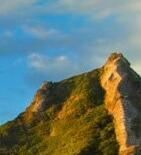
#> input picture 实验二/mysift/1.jpg, 141 x 155 px
$ python try.py   (older library calls are emulated)
#> lines starting #> are read from the running program, lines starting #| are printed output that depends on the picture; after the words box and inside, x2 and y2 are one past the last pixel; in counts of white or black regions, pixels touching at a corner belong together
### 实验二/mysift/pyr.py
import numpy as np
import conv
import imageio
import imresize
import matplotlib.pyplot as plt
import cv2

# [17 lines left out: functions listImShow, listImWrite, not called in this run]

def gskernel(size,sigma=1.0):
    gskernel=np.zeros((size,size),np.float64)
    for i in range (size):
        for j in range (size):
            norm=pow(i-1,2)+pow(j-1,2)
            gskernel[i,j]=np.exp(-norm/(2*pow(sigma,2)))
    s=np.sum(gskernel)
    kernel=gskernel/s
    return kernel

# [59 lines left out: functions gdown, gup, getGpyr, lpyr, yanzheng, beforeshow, not called in this run]
# [25 lines that do not run on import are left out]


### 实验二/mysift/conv.py
import numpy as np
import matplotlib.pyplot as plt
import imageio

def show(im):
    #通过判断形状控制是否灰度显示
    if len(np.shape(im)) == 2:
        plt.ion()
        plt.imshow(im,cmap='gray')
        plt.show()
        plt.close()
    else:
        plt.ion()
        plt.imshow(im)
        plt.show()
        plt.close()
    return 0

# [115 lines left out: functions getFmid, getF, not called in this run]

def Convolve(I, F,way=2,iw=0, ih=0, fw=0, fh=0):
    iw=I.shape[1]
    ih=I.shape[0]
    fw=F.shape[1]
    fh=F.shape[0]
    O=np.zeros(I.shape).astype(np.float64)
    t=np.zeros(I[0][0].shape)
    if F.shape[0]%2==0:
    #    print(I.shape,F.shape,way)
        #第一种
        if way==1:
            for i in range(ih):
                for j in range(iw):
                    t=0
                    for fi in range(fw):
                        for fj in range(fh):
                            if i+fi<ih and i+fi>-1 and \
                            j-fw+1+fj<iw and j-fw+1+fj>-1:
                                t+=I[i+fi][j-fw+1+fj]*F[fi][fj]
                            else:
                                t+=0
                    O[i][j]=t

        #第二种
        if way==2:
            for i in range(ih):
                for j in range(iw):
                    t=0
                    for fi in range(fh):
                        for fj in range(fw):
                            #若行爆
                            if i+fi>=ih:
                                ti=(ih-1)-abs(ih-1-i-fi)
                            else:
                                ti=i+fi
                            #若列爆
                            if j-fw+1+fj<0:
                                tj=abs(j-fw+1+fj)
                            else:
                                tj=j-fw+1+fj
                            t+=I[ti][tj]*F[fi][fj]
                    O[i][j]=t
        #第三种
        if way==3:
            for i in range(ih):
                for j in range(iw):
                    t=0
                    #若在边界
                    if i+fh-1>ih-1 or j-(fw-1)<0:
                        tF=getF(F,ih,iw,i,j,)
                        for fi in range(fh):
                            for fj in range(fw):
                                if i+fi<ih and j-fw+1+fj>-1:
                                    t+=I[i+fi][j-fw+1+fj]*tF[fi][fj]
                    else:
                        for fi in range(fh):
                            for fj in range(fw):
                                t+=I[i+fi][j-fw+1+fj]*F[fi][fj]
                    O[i][j]=t
    else:
        #中心对齐
        bh=int((fh-1)/2)
        bw=int((fw-1)/2)
        tshape=list(I.shape)
        tshape[0]=ih+fh-1
        tshape[1]=iw+fw-1
        Y = np.zeros(tshape).astype(np.float64)
        Y[bh:ih+bh,bw:iw+bw]=I

        if way==1:
            if len(tshape)==3:
                s=np.zeros((3))
                for i in range(O.shape[0]):
                    for j in range(O.shape[1]):
                        s[0]=(Y[i:i+fh,j:j+fw,0]*F).sum()
                        s[1]=(Y[i:i+fh,j:j+fw,1]*F).sum()
                        s[2]=(Y[i:i+fh,j:j+fw,2]*F).sum()
                        O[i][j] = s
            else:
                for i in range(O.shape[0]):
                    for j in range(O.shape[1]):
                        O[i][j]=(Y[i:i+fh,j:j+fw]*F).sum()
        #第二种
        if way==2:
            for i in range(bh):
                Y[i,0:-1]=Y[2*bh-1-i,0:-1]
                Y[ih+i,0:-1]=Y[ih-1-i,0:-1]
            for i in range(bw):
                Y[0:-1,i]=Y[0:-1,2*bh-1-i]
                Y[0:-1,iw+i]=Y[0:-1,iw-1-i]
            if len(tshape)==3:
                s=np.zeros((3))
                for i in range(O.shape[0]):
                    for j in range(O.shape[1]):
                        s[0]=(Y[i:i+fh,j:j+fw,0]*F).sum()
                        s[1]=(Y[i:i+fh,j:j+fw,1]*F).sum()
                        s[2]=(Y[i:i+fh,j:j+fw,2]*F).sum()
                        O[i][j] = s
            else:
                for i in range(O.shape[0]):
                    for j in range(O.shape[1]):
                        O[i][j]=(Y[i:i+fh,j:j+fw]*F).sum()
        #第三种
        if way==3:
            if len(tshape)==3:
                s=np.zeros((3))
                for i in range(ih):
                    for j in range(iw):
                        #若在边界
                        if i-bh<0 or i+bh>ih-1 or j-bw<0 or j+bw>iw-1 :
                            tF=getFmid(F,ih,iw,i,j,)
                            s[0]=(Y[i:i+fh,j:j+fw,0]*tF).sum()
                            s[1]=(Y[i:i+fh,j:j+fw,1]*tF).sum()
                            s[2]=(Y[i:i+fh,j:j+fw,2]*tF).sum()
                        else:
                            s[0]=(Y[i:i+fh,j:j+fw,0]*F).sum()
                            s[1]=(Y[i:i+fh,j:j+fw,1]*F).sum()
                            s[2]=(Y[i:i+fh,j:j+fw,2]*F).sum()
                        O[i][j] = s
            else:
                for i in range(ih):
                    for j in range(iw):
                        #若在边界
                        if i-bh<0 or i+bh>ih-1 or j-bw<0 or j+bw>iw-1 :
                            tF=getFmid(F,ih,iw,i,j,)
                            s=(Y[i:i+fh,j:j+fw]*tF).sum()
                        else:
                            s=(Y[i:i+fh,j:j+fw]*F).sum()
                        O[i][j] = s
#    O=O.clip(0,255)
    return O.astype(np.float64)

# [13 lines left out: function getim, not called in this run]

# [52 lines that do not run on import are left out]
#    imageio.imwrite(path+inamecv,tcv)

### 实验二/mysift/try.py
# -*- coding: utf-8 -*-
"""
Created on Sun Apr 26 15:50:37 2020

@author: 19041
"""
import cv2
import pyr
import conv
import kp
import numpy as np
def describe_M_Theta(I,sigma) :
    I = np.pad(I,1, 'constant')
    #print(I)
    A=I[1:I.shape[0]-1, :I.shape[1]-2]
    #print(A)
    B=I[1:I.shape[0]-1,2:I.shape[1]]
    #print(B)
    C=I[:I.shape[0]-2,1:I.shape[1]-1]
    #print(C)
    D=I[2:I.shape[0],1:I.shape[1]-1]
    #print(D)
    x =np.linspace(int(-I.shape[0]/2) , int(I.shape[0]/2) ,I.shape[0]-2)
    y =np.linspace(int(-I.shape[1]/2),int(I.shape[1]/2),I.shape[1]-2)
    X,Y = np.meshgrid(x, y)
    ans=np.exp(- (X**2+Y**2)/ (2*sigma*sigma))/ (2*np.pi*sigma)
    ans=ans/ans.sum( )
    M=np.sqrt((B-A)**2+(D-C)**2)*ans
    #print(M)
    #Theta=2*np.arctan(()/())*180/np.pi
    Theta=np.arctan2(D-C,B-A)*180/np.pi
    #print (Theta)
    return M, Theta
def main_direction(Theta) :
    hist,bins = np.histogram(Theta,bins = [-180, -135,-90, -45,0,45, 90,135,180] )
    other_hist=hist.copy().astype( 'float')
    for i in range(1, len(other_hist)-1) :
        other_hist[i]=0.25*hist[i-1]+0.5*hist[i]+0.25*hist[i+1]
    print( 'hist' ,hist)
    print( 'other_hist' ,other_hist)
    index=np.argmax (other_hist)
    c=Theta*( (bins[index] < Theta) & (Theta < bins [index+1]))
    avg=c.sum( ) /hist[index]
    return avg


t=np.zeros((16,16))

for i in range(t.shape[0]):
    for j in range(t.shape[1]):
        t[i][j]=(8-i)**2+(8-j)**2

imageA = cv2.imread("1.jpg").astype(np.uint8)
#> imageA is the input picture: shape (155, 141, 3); mean B, G, R 111.3, 120.6, 102.3
#imageA = cv2.imread("left_01.png")
imageA = cv2.cvtColor(imageA,cv2.COLOR_BGR2GRAY)
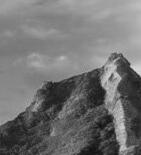
#> imageA: shape (155, 141); min 12, max 223, mean 114.1
t=imageA
conv.show(t)
t=conv.Convolve(t,pyr.gskernel(5,10))
#> after the loop in Convolve, `for i in range(bh):`:
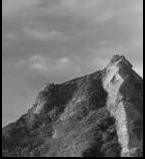
#> Y: shape (159, 145) float64; min 0, max 223, mean 110.1
#> after the loop in Convolve, `for i in range(bw):`:
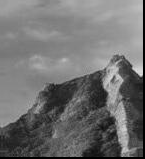
#> Y: shape (159, 145) float64; 2.65% of pixels changed, all inside (x1, y1, x2, y2) = (0, 0, 143, 157)
#> after the loop in Convolve, `for i in range(O.shape[0]):`:
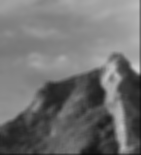
#> O: shape (155, 141) float64; min 13.96, max 206.8, mean 113.4
print(pyr.gskernel(5,10))
print(cv2.getGaussianKernel(5,10))
conv.show(t)

sigma=1.6
m,theta=describe_M_Theta(t,sigma)
#> in describe_M_Theta, `I = np.pad(I,1, 'constant')`:
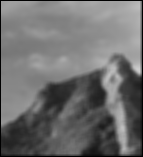
#> I: shape (157, 143) float64; min 0, max 206.8, mean 110.4
#> in describe_M_Theta, `A=I[1:I.shape[0]-1, :I.shape[1]-2]`:
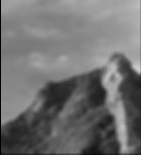
#> A: shape (155, 141) float64; min 0, max 206.8, mean 112.9
#> in describe_M_Theta, `B=I[1:I.shape[0]-1,2:I.shape[1]]`:
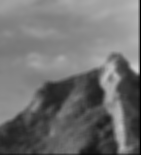
#> B: shape (155, 141) float64; min 0, max 206.8, mean 112.5
#> (the run stopped early here; a loop or call above may not have finished)

$ run again, with 实验二/mysift/left_01.png saved as 实验二/mysift/1.jpg
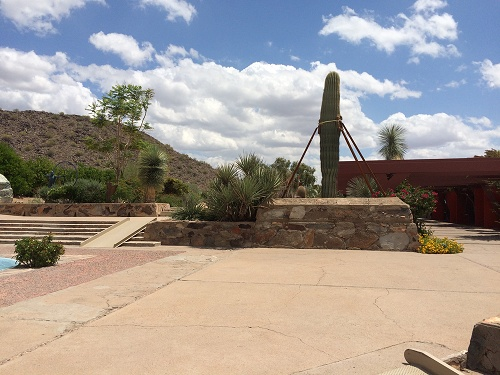
#> input picture 实验二/mysift/left_01.png, 500 x 375 px
#> imageA is the input picture: shape (375, 500, 3); mean B, G, R 145.3, 151, 158.9
#> imageA: shape (375, 500)
#> after the loop in Convolve, `for i in range(bw):`:
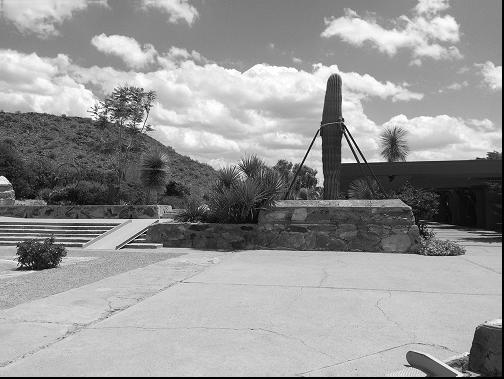
#> Y: shape (379, 504) float64; min 0, max 255, mean 151.3
#> in describe_M_Theta, `D=I[2:I.shape[0],1:I.shape[1]-1]`:
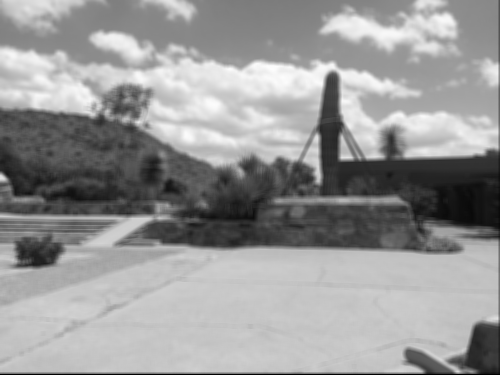
#> D: shape (375, 500) float64; min 0, max 253.8, mean 151.9

$ run again, with 实验二/mysift/right_01.png saved as 实验二/mysift/1.jpg
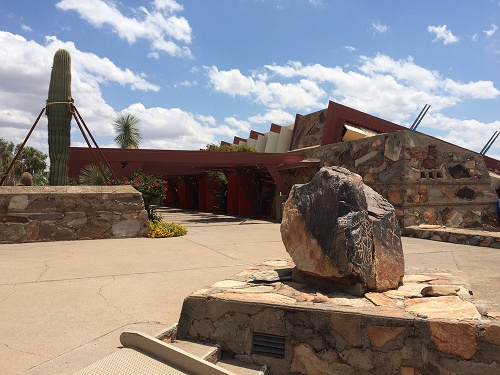
#> input picture 实验二/mysift/right_01.png, 500 x 375 px
#> imageA is the input picture: shape (375, 500, 3); mean B, G, R 133.3, 135, 142.6
#> imageA: shape (375, 500)
#> after the loop in Convolve, `for i in range(bw):`:
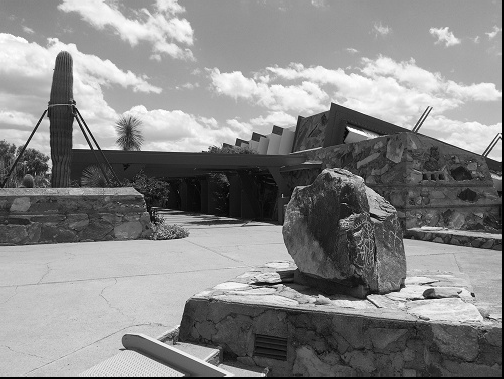
#> Y: shape (379, 504) float64; min 0, max 255, mean 136
#> in describe_M_Theta, `D=I[2:I.shape[0],1:I.shape[1]-1]`:
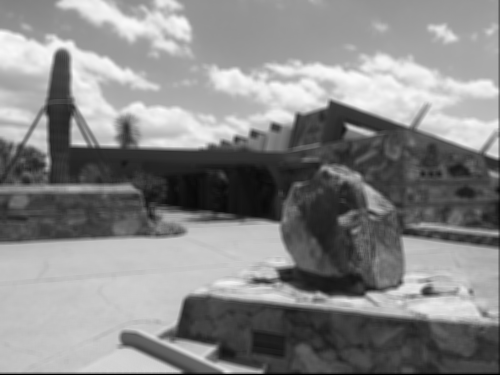
#> D: shape (375, 500) float64; min 0, max 250.8, mean 136.3
